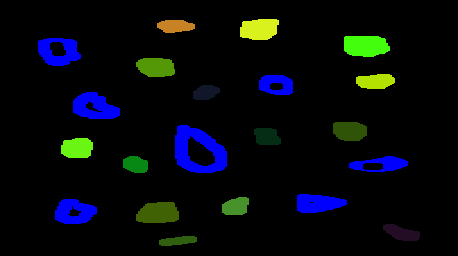
#> input picture images/result_bubbles_colored.jpeg, 458 x 256 px
$ jupyter execute exercise_5_count_objects_by_color.ipynb
#> lines starting #> are read from the running program, lines starting #| are printed output that depends on the picture; after the words box and inside, x2 and y2 are one past the last pixel; in counts of white or black regions, pixels touching at a corner belong together
[cell 1]
# Import libraries
import cv2 as cv
import matplotlib.pyplot as plt
import numpy as np

# This function draws the given contours on the image
def draw_contours(img, contours):
    for c in contours:
        cv.drawContours(img, [c], -1, (0, 0, 255), 2)  # red contour
    return img

# Read the original image
img_original = cv.imread('images/result_bubbles_colored.jpeg')
#> img_original is the input picture: shape (256, 458, 3); mean B, G, R 13.2, 8.9, 5.3

# Convert BGR to HSV
hsv_img = cv.cvtColor(img_original, cv.COLOR_BGR2HSV)
#> hsv_img: shape (256, 458, 3); mean H, S, V 9.6, 28, 21.4

# Define color ranges in HSV
# Blue (dark to light)
lower_blue = np.array([100, 80, 20])
upper_blue = np.array([140, 255, 255])

# Green (dark to light)
lower_green = np.array([35, 40, 20])
upper_green = np.array([85, 255, 255])

# Yellow
lower_yellow = np.array([20, 80, 80])
upper_yellow = np.array([35, 255, 255])

# Orange
lower_orange = np.array([10, 100, 100])
upper_orange = np.array([20, 255, 255])

# Purple
lower_purple = np.array([125, 50, 20])
upper_purple = np.array([165, 255, 255])

# Create masks
mask_blue = cv.inRange(hsv_img, lower_blue, upper_blue)
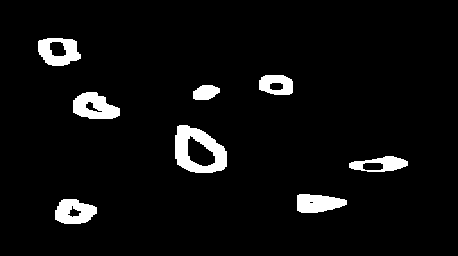
#> mask_blue: shape (256, 458); 5% white; 8 white regions, largest, box (x1, y1, x2, y2) and area: (175, 125, 227, 173) 1419, (73, 92, 120, 119) 869, (38, 38, 81, 66) 778
mask_green = cv.inRange(hsv_img, lower_green, upper_green)
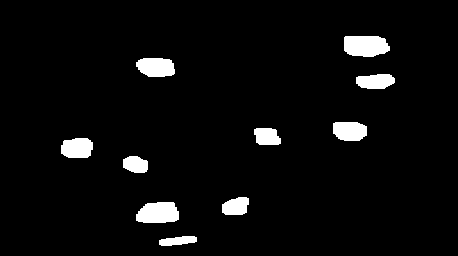
#> mask_green: shape (256, 458); 4.4% white; 10 white regions, largest, box (x1, y1, x2, y2) and area: (344, 36, 390, 57) 827, (136, 202, 179, 223) 763, (136, 58, 175, 77) 622
mask_yellow = cv.inRange(hsv_img, lower_yellow, upper_yellow)
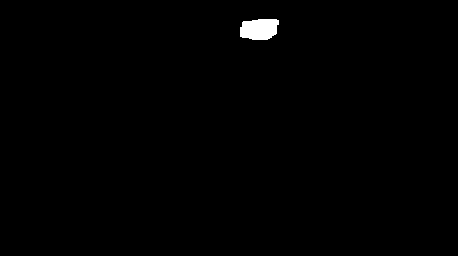
#> mask_yellow: shape (256, 458); 0.59% white; 1 white region, box (x1, y1, x2, y2) and area: (240, 19, 279, 40) 691
mask_orange = cv.inRange(hsv_img, lower_orange, upper_orange)
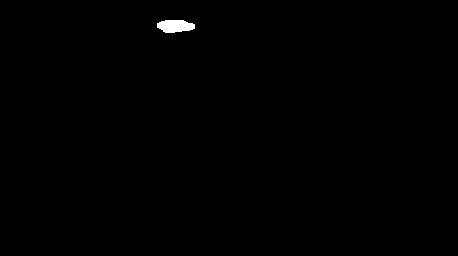
#> mask_orange: shape (256, 458); 0.33% white; 1 white region, box (x1, y1, x2, y2) and area: (157, 20, 195, 33) 385
mask_purple = cv.inRange(hsv_img, lower_purple, upper_purple)
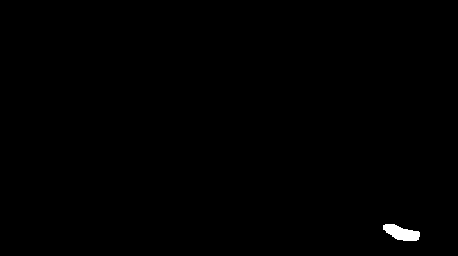
#> mask_purple: shape (256, 458); 0.34% white; 1 white region

# Threshold masks
_, thresh_blue = cv.threshold(mask_blue, 127, 255, cv.THRESH_BINARY)
_, thresh_green = cv.threshold(mask_green, 127, 255, cv.THRESH_BINARY)
_, thresh_yellow = cv.threshold(mask_yellow, 127, 255, cv.THRESH_BINARY)
_, thresh_orange = cv.threshold(mask_orange, 127, 255, cv.THRESH_BINARY)
_, thresh_purple = cv.threshold(mask_purple, 127, 255, cv.THRESH_BINARY)

# Find contours
contours_blue, _ = cv.findContours(thresh_blue, cv.RETR_EXTERNAL, cv.CHAIN_APPROX_NONE)
#> contours_blue = 8 contours; box (x1, y1, x2, y2) and area: (175, 125, 227, 173) 1837, (38, 38, 81, 66) 902, (73, 92, 120, 119) 869, (55, 199, 97, 224) 756, (297, 194, 347, 213) 670, (349, 156, 408, 172) 600, (259, 75, 293, 95) 546, (193, 85, 220, 100) 280
contours_green, _ = cv.findContours(thresh_green, cv.RETR_EXTERNAL, cv.CHAIN_APPROX_NONE)
#> contours_green = 10 contours; largest, box (x1, y1, x2, y2) and area: (344, 36, 390, 57) 770, (136, 202, 179, 223) 708, (136, 58, 175, 77) 574, (333, 122, 367, 141) 518, (61, 138, 93, 158) 509
contours_yellow, _ = cv.findContours(thresh_yellow, cv.RETR_EXTERNAL, cv.CHAIN_APPROX_NONE)
#> contours_yellow = 1 contour; box (x1, y1, x2, y2) and area: (240, 19, 279, 40) 639
contours_orange, _ = cv.findContours(thresh_orange, cv.RETR_EXTERNAL, cv.CHAIN_APPROX_NONE)
#> contours_orange = 1 contour; box (x1, y1, x2, y2) and area: (157, 20, 195, 33) 342
contours_purple, _ = cv.findContours(thresh_purple, cv.RETR_EXTERNAL, cv.CHAIN_APPROX_NONE)
#> contours_purple = 1 contour; box (x1, y1, x2, y2) and area: (383, 224, 420, 241) 358

# Draw contours
img_green = img_original.copy()
img_green = draw_contours(img_green, contours_green)
#> the loop in draw_contours, `for c in contours:` made 10 passes
#> after the loop in draw_contours, `for c in contours:`:
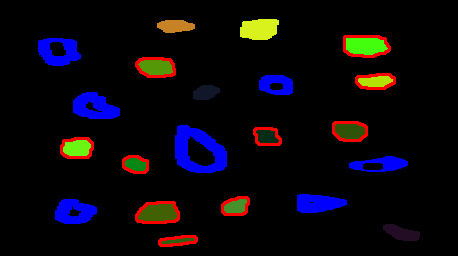
#> img: shape (256, 458, 3); mean B, G, R 13, 6.6, 10.4

img_blue = img_original.copy()
img_blue = draw_contours(img_blue, contours_blue)
#> the loop in draw_contours (call 2), `for c in contours:` made 8 passes
#> after the loop in draw_contours (call 2), `for c in contours:`:
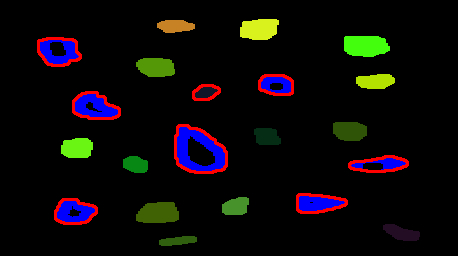
#> img: shape (256, 458, 3); mean B, G, R 9.3, 8.9, 11.8

img_orange = img_original.copy()
img_orange = draw_contours(img_orange, contours_orange)

img_yellow = img_original.copy()
img_yellow = draw_contours(img_yellow, contours_yellow)

img_purple = img_original.copy()
img_purple = draw_contours(img_purple, contours_purple)


# Display images
plt.figure(figsize=[12, 6])
plt.subplot(231); plt.imshow(img_green[..., ::-1]); plt.title('Green')
plt.subplot(232); plt.imshow(img_blue[..., ::-1]); plt.title('Blue')
plt.subplot(233);plt.imshow(img_orange[..., ::-1]); plt.title('Orange')
plt.subplot(234); plt.imshow(img_yellow[..., ::-1]); plt.title('Yellow')
plt.subplot(235); plt.imshow(img_purple[..., ::-1]); plt.title('Purple')

# Print number of detected objects for each color
print("Number of green objects:", len(contours_green))
#| Number of green objects: 10
print("Number of blue objects:", len(contours_blue))
#| Number of blue objects: 8
print("Number of orange objects:", len(contours_orange))
#| Number of orange objects: 1
print("Number of yellow objects:", len(contours_yellow))
#| Number of yellow objects: 1
print("Number of purple objects:", len(contours_purple))
#| Number of purple objects: 1
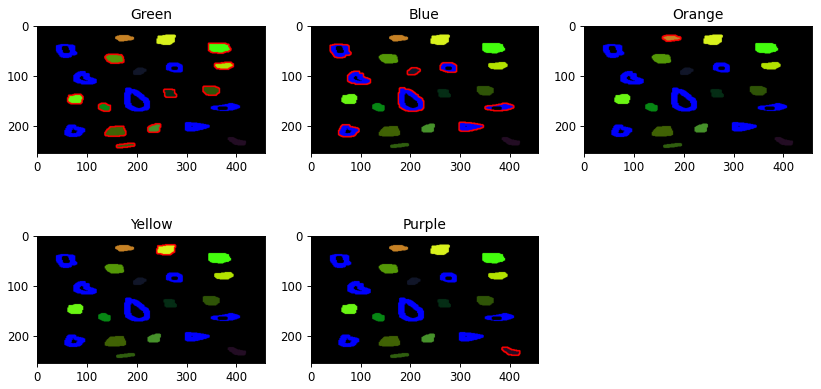
#> figure drawn by matplotlib, 5 panels
